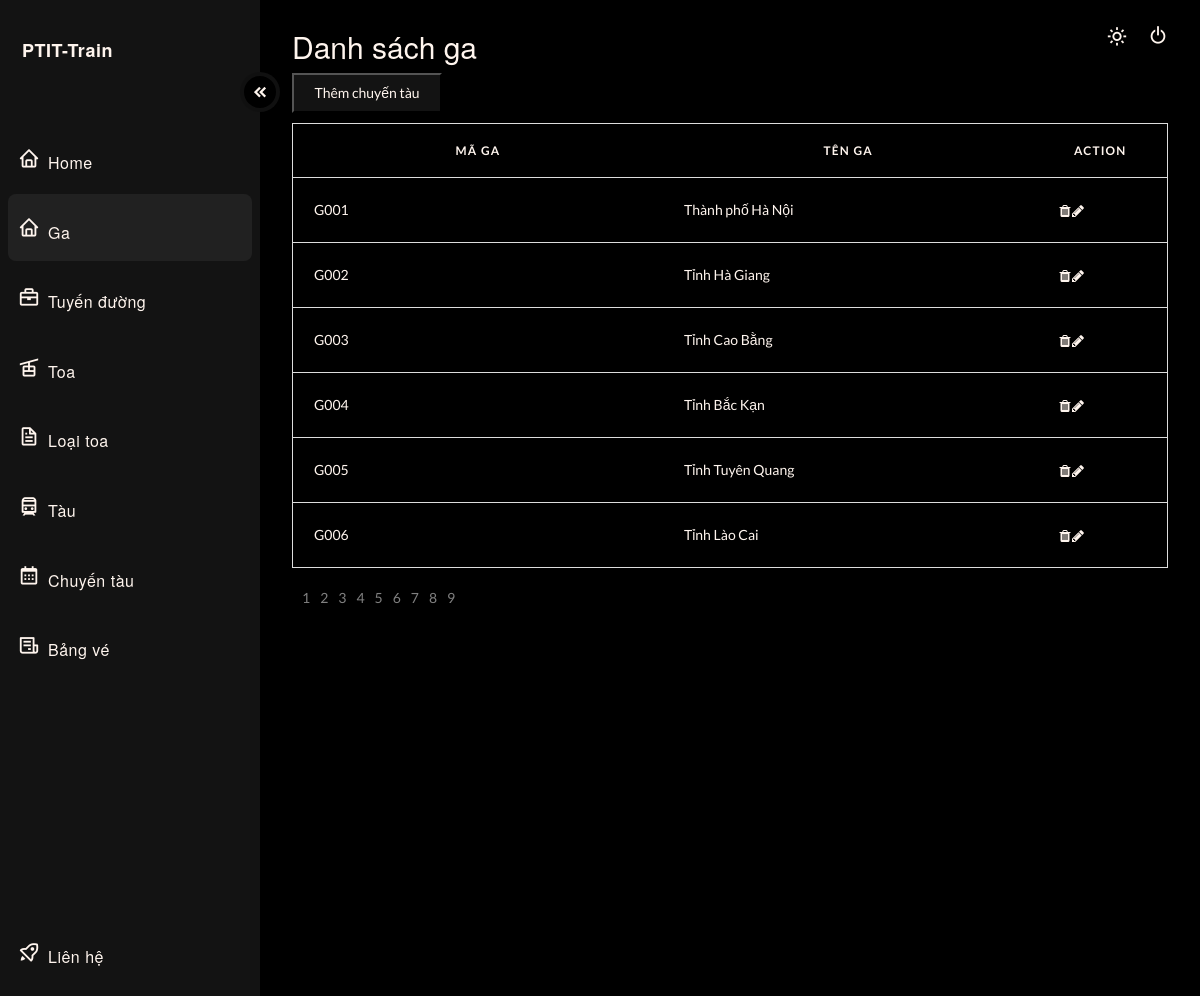
/?type=admin&page=ga (signed in), run on an earlier commit of the app's database.
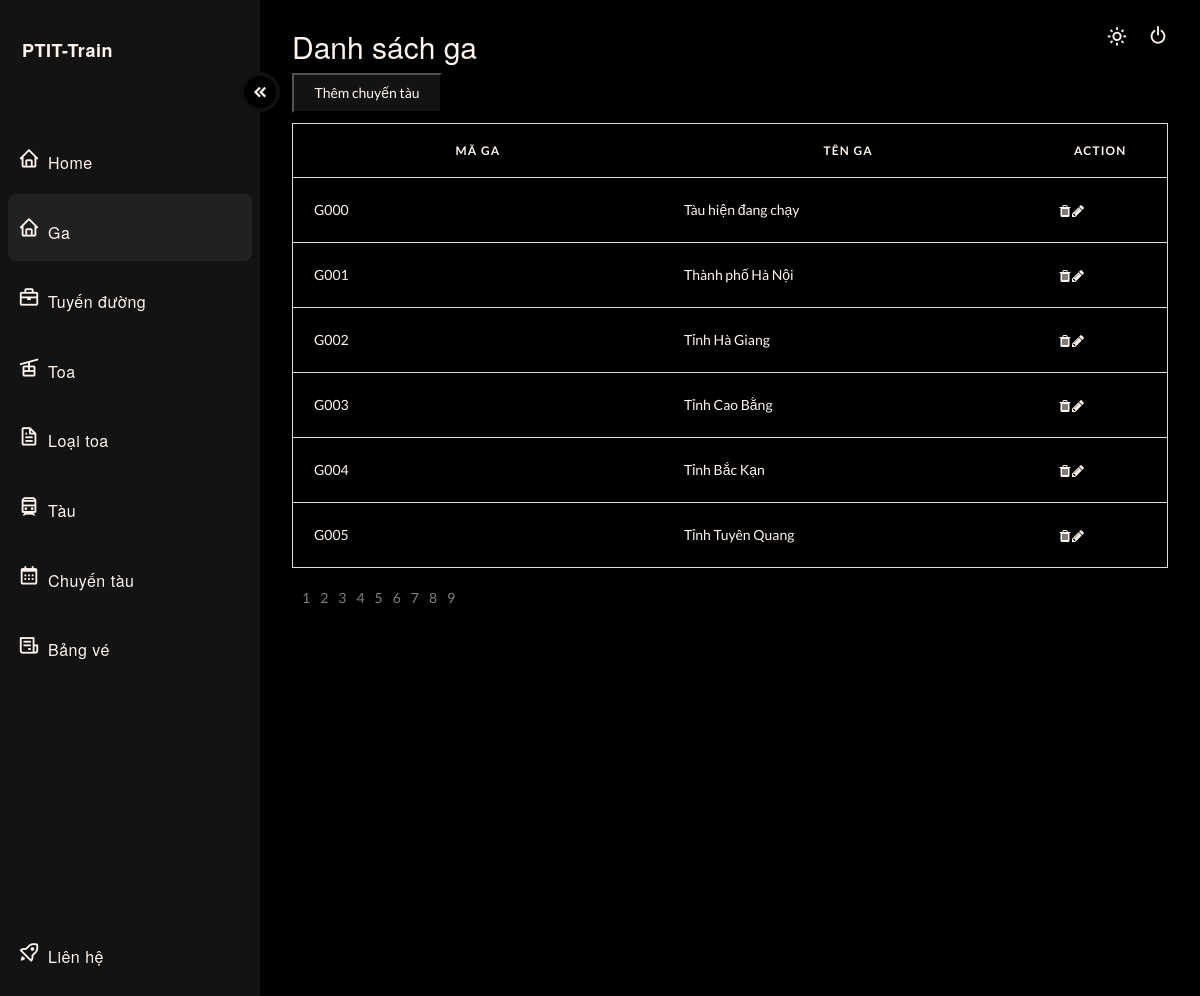
And on a later commit of the database.
### tables this page shows
CREATE TABLE Ga (
  `MaGa` VARCHAR(20) PRIMARY KEY,
  `TenGa` NVARCHAR(100)
);

### src/controller/Controller.php (called while the page is built, shortened)
<?php
    class Controller{
        public function menu_bar(){
            include 'view/admin/menu_bar_admin.php';
        }
    }
?>

### src/index.php (called while the page is built)
<?php
    require 'route.php';
?>

### src/controller/GaController.php (called while the page is built, shortened)
<?php
    class GaController{
        public function index(){
            include './module/GaModule/Ga.php';
            $arr = (new Ga)->load();
            include './view/admin/dashboard_ga.php';
		}
    }
?>

### src/module/db.php (called while the page is built, shortened)
<?php
    class DB{
        private function conn() {
            $connectionString = "mysql:host=" . getenv('MYSQL_HOSTNAME') . ";dbname=" . getenv('MYSQL_DATABASE');
            $conn = new \PDO($connectionString, getenv('MYSQL_USER'), getenv('MYSQL_PASSWORD'));
            $conn->setAttribute(PDO::ATTR_ERRMODE, PDO::ERRMODE_EXCEPTION);
            return $conn;
        }
        public function select($sql, $params = null)
        {
            $connect = $this->conn();
            if($params != null){
                $res = $connect->prepare($sql);
                $res->execute($params);
            }
            else {
                $res = $connect->query($sql);
            }
            $res->setFetchMode(PDO::FETCH_ASSOC);
            return $res;
        }
    }
?>

### src/module/GaModule/Ga.php (called while the page is built, shortened)
<?php
include_once "./module/db.php";
include "GaObject.php";
    class Ga{
        private $table = "Ga";
        function load(){
            try {
                $db = new DB();
                $sql = "select * from $this->table";
                $sth = $db->select($sql);
                $arr = [];
                while($row = $sth->fetch()) {
                    $obj = new GaObject($row);
                    $arr[] = $obj;
                }
                    return $arr;
                }
            catch (PDOException $e) {
                return  $sql . "<br>" . $e->getMessage();
            }
        }
    }
?>

### src/module/GaModule/GaObject.php (called while the page is built, shortened)
<?php
    class GaObject{
        private $MaGa;
        private $TenGa;
        public function __construct($row)
        {
            $this->MaGa = $row['MaGa'];
            $this->TenGa = $row['TenGa'];
        }
        public function getMaGa(){
            return $this->MaGa;
        }
        public function getTenGa(){
            return $this->TenGa;
        }
    }
?>

### src/view/admin/dashboard_ga.php (the view, shortened to what this page needs)
 <main>
    <header>
      <div class="text">
        <h2>Danh sách ga</h2>
<table id="myTable">
  <button style="background-color:var(--accent-clr); color: var(--text);; width: 150px; height: 40px; margin-bottom: 10px;" id="addBtn">Thêm chuyến tàu</button>
  <thead>
    <tr>
      <th scope="col" width="100px">Mã ga</th>
      <th scope="col" width="100px">Tên ga</th>
      <th scope="col" width="10px">Action</th>
    </tr>
  </thead>
  <tbody>
    <?php foreach($arr as $each): ?>
    <form>
      <tr>
        <td id="MaGa" data-label="StationCode" >
          <?php echo $each->getMaGa(); ?>
        </td>
        <td data-label="StationName">
          <?php echo $each->getTenGa(); ?>
        </td>
        <td data-label="Period">
          <i id = "trash" class="fa fa-trash ticon" > </i>
          <i id="pencil" class="fa fa-pencil"></i>
      </tr>
    </form>
    <?php endforeach; ?>
  </tbody>
</table>
      </div>
      <div>
        <button style="position: absolute; top: 21px; right: 60px;" id="theme_switch">
          <i class='bx bx-sun'></i>
        </button>
      </div>
      <div>
        <button class="log" id="theme_switch">
          <i style="margin-left: 8px; position: absolute; margin-left: 8px;top: 24px;right: 23px;" class='bx bx-power-off'></i>
        </button>
      </div>
    </header>
  </main>
</div>
</body>
</html>

### src/route.php (shortened to what this page needs)
<?php
   require_once 'controller/Controller.php';
   require_once 'controller/GaController.php';
    $action = $_GET['action'] ?? 'index';
    $page = $_GET['page'] ?? 'base';
    $type = $_GET['type'] ?? '';
    switch($type){
		case 'admin':
			switch($page){
				case 'ga':
					switch($action){
						case 'index':
                            (new Controller)->menu_bar();
							(new GaController)->index();
							break;
					}
                    break;
			}
            break;
	}
?>

### src/view/admin/menu_bar_admin.php (shortened to what this page needs)
<!DOCTYPE html>
<html>
<head>
  <link rel="stylesheet" href="https://weareoutman.github.io/clockpicker/dist/jquery-clockpicker.min.css"></link>
  <link rel="stylesheet" href="https://unpkg.com/sweetalert2@11.0.0/dist/sweetalert2.min.css">
  <link href="https://unpkg.com/bootstrap@5.2.3/dist/css/bootstrap.min.css" rel="stylesheet">
	<link href='https://unpkg.com/boxicons@2.1.4/css/boxicons.min.css' rel='stylesheet'>
	<link rel="stylesheet" href="https://cdnjs.cloudflare.com/ajax/libs/font-awesome/4.7.0/css/font-awesome.min.css">
	<link rel="stylesheet" type="text/css" href="/view/css/dashboard.css">
    	<link rel="stylesheet" href="/view/css/train.css">
</head>
<body>
<div id="page_wrapper">
  <div id="sidenav" class="sidenav">
    <div class="sidenav_header">
      <div class="logo_section">
        <h3>PTIT-Train</h3>
      </div>
      <a href="?type=admin&page=home_admin" class="sidenav_link home">
        <i class='bx bx-home'></i>
        <h3>Home</h3>
      </a>
      <a href="?type=admin&page=ga" class="sidenav_link ga">
        <i class='bx bx-home'></i>
        <h3>Ga</h3>
      </a>
      <a href="?type=admin&page=tuyenduong" class="sidenav_link tuyenduong">
        <i class='bx bx-briefcase'></i>
        <h3>Tuyến đường</h3>
      </a>
      <a href="?type=admin&page=toa" class="sidenav_link toa">
        <i class='bx bx-cable-car'></i>
        <h3>Toa</h3>
      </a>
      <a href="?type=admin&page=loaitoa" class="sidenav_link loaitoa">
        <i class='bx bx-file'></i>
        <h3>Loại toa</h3>
      </a>
      <a href="?type=admin&page=tau" class="sidenav_link tau">
        <i class='bx bx-train'></i>
        <h3>Tàu</h3>
      </a>
      <a href="?type=admin&page=chuyentau" class="sidenav_link chuyentau">
        <i class='bx bx-calendar'></i>
        <h3>Chuyến tàu</h3>
      </a>
      <a href="?type=admin&page=bangve" class="sidenav_link bangve">
        <i class='bx bx-receipt'></i>
        <h3>Bảng vé</h3>
      </a>
    </div>
    <div class="sidenav_footer">
      <a href="?type=admin&page=lienhe" class="sidenav_link lienhe">
        <i class='bx bx-rocket'></i>
        <h3>Liên hệ</h3>
      </a>
  </div>
      <button id="nav_collapse_btn">
        <i class='bx bxs-chevrons-left'></i>
      </button>
</div>

### src/view/css/dashboard.css (style rules this page uses)
body { margin: 0px; padding: 0px; }
:root { --accent-clr: #131313; --accent-dark: #000000; --accent-light: rgba(155, 155, 155, .1); --text: seashell; }
#page_wrapper { height: 125vh; display: grid; grid-template-columns: 260px 1fr; font-family: 'Lato', sans-serif; box-sizing: border-box; background-color: var(--accent-dark); }
.sidenav { background-color: var(--accent-clr); height: 125vh; padding-inline: 8px; display: flex; flex-direction: column; position: relative; justify-content: space-between; }
.sidenav_link { display: flex; align-items: center; padding: 10px; margin-bottom: 2px; }
.sidenav_link.active { font-weight: 700; background-color: var(--accent-light); border-radius: 8px; }
.sidenav_link i { color: var(--text); }
.logo_section { height: 60px; margin-top: 16px; display: flex; align-items: center; margin-bottom: 48px; padding-inline: 14px; }
.logo_section h3 { font-weight: bold;font-size: 18px; }
#nav_collapse_btn { position: absolute; top: 72px; left: 240px; transition: 250ms ease-out; background-color: var(--accent-dark); border-radius: 99px; display: flex; align-items: center; justify-content: center; border: 4px solid var(--accent-light); height: 40px; width: 40px; cursor: pointer; }
#nav_collapse_btn > i { color: var(--text); font-size: 18px; margin-left: 8px; }
.bx { font-size: 22px;margin-right: 8px; }
h3 { color: var(--text); font-size: 16px; letter-spacing: .5px; }
a { text-decoration: none; }
.bx-calendar { position: relative; }
.sidenav_footer { margin-bottom: 12px; }
main { padding-inline: 32px; }
header { margin-top: 30px; display: flex; justify-content: space-between; }
h2 { font-size: 32px; font-weight: 300; margin-bottom: 12px; color: var(--text); }
#theme_switch { background-color: transparent; border: none; color: var(--text); display: flex; justify-content: center; align-items: center; cursor: pointer; border-radius: 8px; padding: 4px; }
.bx-sun { color: var(--text); padding-left: 8px; }
table { border-collapse: collapse; margin: 0; padding: 0; width: 100%; table-layout: fixed; color: var(--text); border-spacing: 0 15px; }
table tr { background-color:transparent; border: 1px solid #ddd!important; padding: .35em; margin-bottom: 10px; }
table th, table td { padding: 1.5em; text-align: left; }
table th { font-size: .85em; letter-spacing: .1em; text-transform: uppercase; }
.ticon { padding: 5px; background: var(--gray); border-radius: 4px; width: 15px; height: 15px; text-align: center; }

What changed in the data, as far as the page shows it:
no longer on this page (row unchanged): ga: MaGa "G006", TenGa "Tỉnh Lào Cai"
added ga: MaGa "G000", TenGa "Tàu hiện đang chạy"
